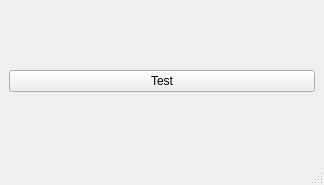
<?xml version="1.0" encoding="UTF-8"?>
<ui version="4.0">
 <class>ihm_ExternalControler</class>
 <widget class="QMainWindow" name="ihm_ExternalControler">
  <property name="geometry">
   <rect>
    <x>0</x>
    <y>0</y>
    <width>324</width>
    <height>185</height>
   </rect>
  </property>
  <property name="windowTitle">
   <string>MainWindow</string>
  </property>
  <widget class="QWidget" name="centralwidget">
   <layout class="QGridLayout" name="gridLayout">
    <item row="0" column="0">
     <widget class="QPushButton" name="pushButton">
      <property name="text">
       <string>Test</string>
      </property>
     </widget>
    </item>
   </layout>
  </widget>
  <widget class="QMenuBar" name="menubar">
   <property name="geometry">
    <rect>
     <x>0</x>
     <y>0</y>
     <width>324</width>
     <height>18</height>
    </rect>
   </property>
  </widget>
  <widget class="QStatusBar" name="statusbar"/>
 </widget>
 <resources/>
 <connections/>
</ui>
